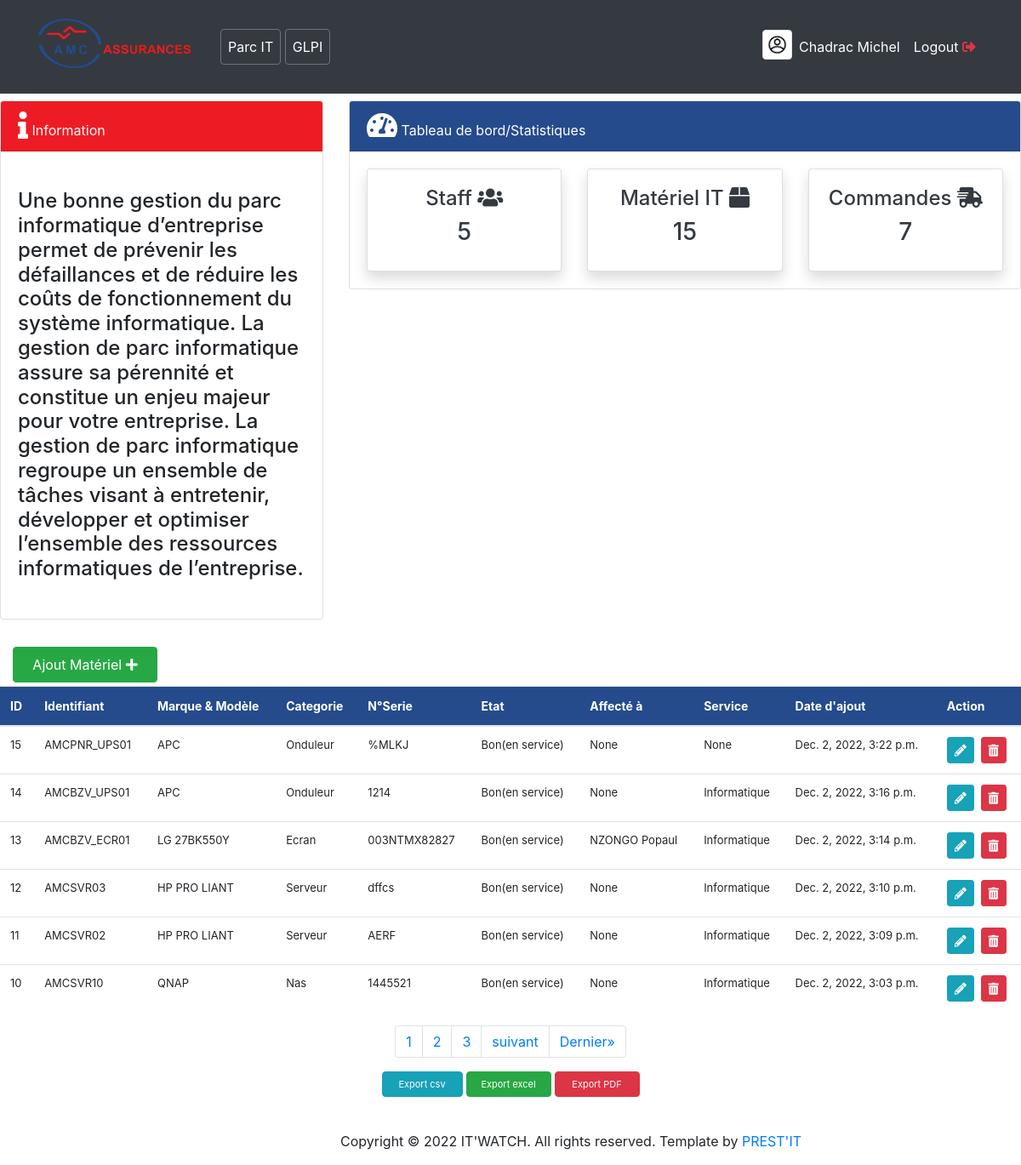
The app's page /product/ (signed in), older data.
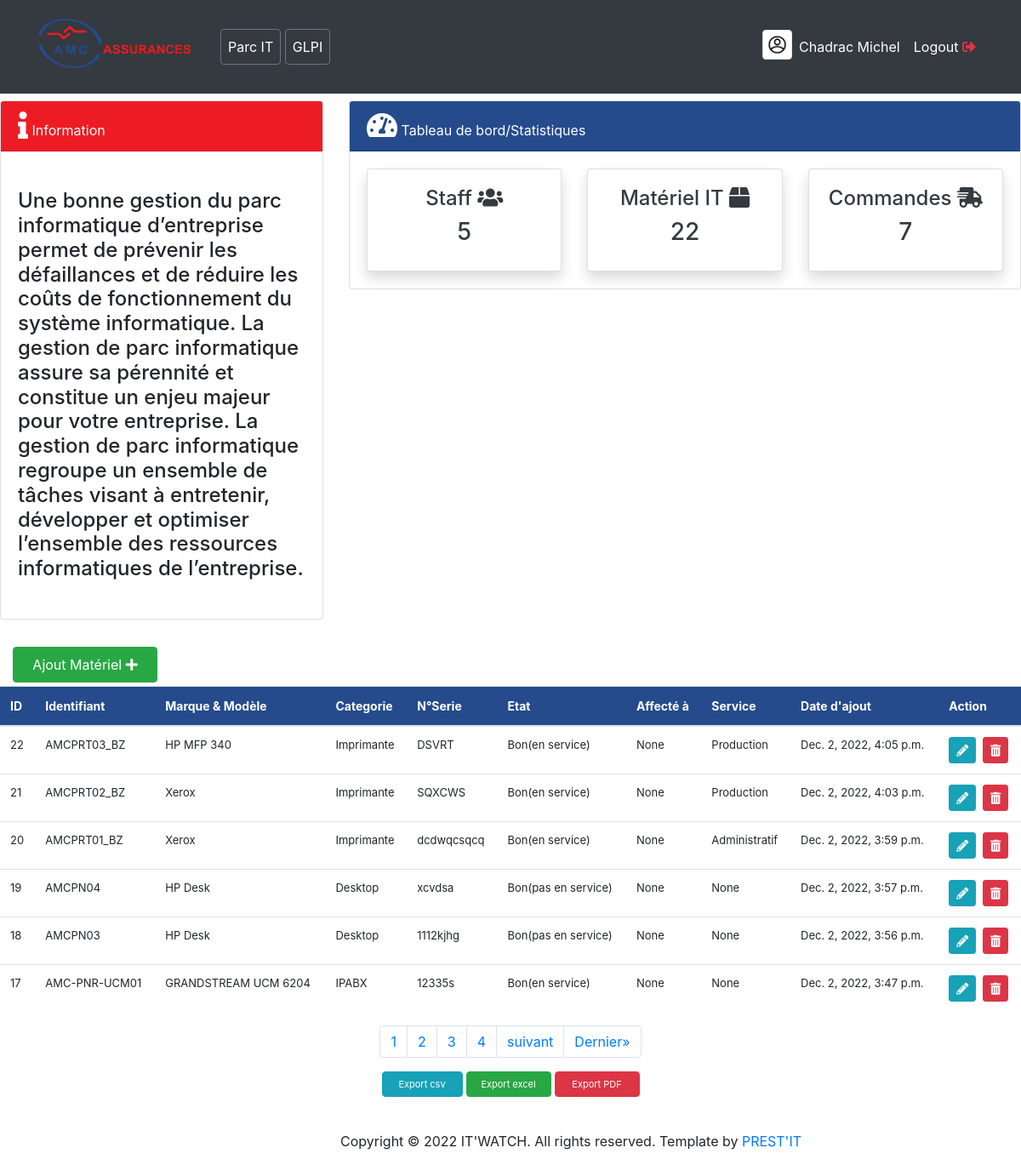
The same page, newer data.
### dashboard/models.py (models this page shows, shortened)
class Product(models.Model):
    identifiant = models.CharField(max_length=255, blank=True, unique=True, null=True)
    categorie = models.CharField(max_length=255, blank=True, null=True, choices=CATEGORY)
    etat = models.CharField(max_length=255, blank=True, null=True, choices=ETAT)
    departement = models.CharField(max_length=255, blank=True, null=True, choices=DEPARTEMENT)
    affecte_a = models.CharField(max_length=255, blank=True, null=True, choices=UTILISATEUR)
    date_achat = models.DateField(blank=True, null=True)
    prix_achat = models.DecimalField(max_digits=10, decimal_places=2, blank=True, null=True)
    marque_modele = models.CharField(max_length=255, null=True)
    noSerie = models.CharField(max_length=20, null=True, unique=True)
    date_affectation = models.DateField(blank=True, null=True)
    observation = models.TextField(max_length=250, blank=True, null=True)
    created_at = models.DateTimeField(auto_now_add=True)
    updated_at = models.DateTimeField(auto_now_add=True)
    objects = models.Manager()
    class Meta:
        verbose_name_plural = 'Liste du matériel' # On change le nom de cette table dans l'Admin Panel

### dashboard/views.py (the view)
# urls.py: path('product/', views.product, name='dashboard-product'),
@login_required()  # on met ce "decorators" pârtout où l'on veut que le user soit connecté avant d'y acceder
def product(request):
    pi = Product.objects.all().order_by('-updated_at')
    p = Paginator(pi, 6) #Pagination par 9, c-à-d chaque page affichera 9 élements #Usisng SQL
    page = request.GET.get('page')
    queryset = p.get_page(page)
    nums = "a" * queryset.paginator.num_pages #POUR AFFICHER LE NOMBRE EXACT DES PAGES et afiicher le nombres exact
    workers_count = User.objects.all().count()
    products_count = Product.objects.all().count()
    orders_count = Order.objects.all().count()
    if request.method == 'POST':
        form = ProductForm(request.POST or '')
        if form.is_valid():
            form.save()
            product_name = form.cleaned_data.get('identifiant')
            product_modele = form.cleaned_data.get('marque_modele')
            messages.success(request, f"{product_name}-{product_modele} a été ajouté avec succès")
            return redirect('dashboard-product')  # puis on redirige vers la page de la liste
    else:
        form = ProductForm()
    title = "Liste du matériel"
    context = {
        'title': title,
        'queryset': queryset,
        'nums': nums,
        'form' : form,
        'workers_count': workers_count,
        'products_count': products_count,
        'orders_count': orders_count,
    }
    return render(request, 'dashboard/product.html', context)

### dashboard/templates/dashboard/product.html (shortened to what this page needs)
{% extends 'partials/base.html' %}
{% load crispy_forms_tags %}
{% block content %}
{% include 'partials/topnav.html' %}
<div class="row my-4">
    <div class="col-md-12">
        <div class="col-md-2">
            <div class="mt-2 mb-1">
                <a class="nav-link text-white btn btn-success" data-toggle="modal" data-target="#addModal" href="">Ajout Matériel <i class="fas fa-plus"></i></a>
            </div>
        </div>
        <table class="table bg-white" >
            <thead class=" text-white" style="background-color: rgb(37, 75, 140);font-size:14px ;">
                <tr>
                    <th>ID</th>
                    <th>Identifiant</th>
                    <th>Marque & Modèle</th>
                    <th>Categorie</th>
                    <th>N°Serie</th>
                    <th>Etat</th>
                    <th>Affecté à</th>
                    <th>Service</th>
                    <th>Date d'ajout</th>
                    <th>Action</th>
                </tr>
            </thead>
            <tbody style="font-size:13px ;">
                {% for instance in queryset %}
                <tr>
                    <td>{{instance.id}}</td>
                    <td>{{instance.identifiant}}</td>
                    <td>{{instance.marque_modele}}</td>
                    <td>{{instance.categorie}}</td>
                    <td>{{instance.noSerie}}</td>
                    <td>{{instance.etat}}</td>
                    <td>{{instance.affecte_a}}</td>
                    <td>{{instance.departement}}</td>
                    <td>{{instance.created_at}}</td>
                    <td>
                        <a class="btn btn-info btn-sm"
                            href="{% url 'dashboard-updatedata' instance.id %}"> <i class="fas fa-pencil-alt" data-toggle="modal" data-target=""></i></a>
                        <a class="btn btn-danger btn-sm ml-1"
                            href="#"><i class="fas fa-trash-alt" data-toggle="modal" data-target="#deleteModal"></i></a>
                    </td>
                </tr>
                {% endfor %}
            </tbody>
        </table>
        <div class="clearfix">
                <nav aria-label="Page navigation example">
                    <ul class="pagination justify-content-center">
                        {% for i in nums %}
                        <li class="page-item"><a href="?page={{forloop.counter}}" class="page-link">{{forloop.counter}}</a></li>
                        {% endfor %}
                        {% if queryset.has_next %}
                            <li class="page-item"><a class="page-link" href="?page={{queryset.next_page_number}}">suivant</a></li>
                            <li class="page-item"><a class="page-link" href="?page={{queryset.paginator.num_pages}}"> Dernier&raquo;</a></li>
                        {% endif %}
                    </ul>
                    <ul class="pagination justify-content-center mt-3">
                        <li>
                            <a class=" btn btn-info mr-1"  style="width:95px; font-size:11px" href="{% url 'dashboard-product_csv' %}">Export csv</a>
                        </li>
                        <li>
                            <a class=" btn btn-success mr-1"  style="width:100px; font-size:11px" href="{% url 'dashboard-export_excel' %}">Export excel</a>
                        </li>
                        <li>
                            <a class=" btn btn-danger "  style="width:100px; font-size:11px" href="{% url 'dashboard-export_pdf' %}">Export PDF</a>
                        </li>
                    </ul>
                </nav>
        </div>
    </div>
</div>
{% endblock %}

Row changes from the older to the newer data that the page shows:
no longer on this page (row unchanged): Product: id "15", identifiant "AMCPNR_UPS01", marque_modele "APC", categorie "Onduleur", noSerie "%MLKJ", etat "Bon(en service)", affecte_a "None", departement "None", created_at "Dec. 2, 2022, 3:22 p.m."
no longer on this page (row unchanged): Product: id "14", identifiant "AMCBZV_UPS01", marque_modele "APC", categorie "Onduleur", noSerie "1214", etat "Bon(en service)", affecte_a "None", departement "Informatique", created_at "Dec. 2, 2022, 3:16 p.m."
no longer on this page (row unchanged): Product: id "13", identifiant "AMCBZV_ECR01", marque_modele "LG 27BK550Y", categorie "Ecran", noSerie "003NTMX82827", etat "Bon(en service)", affecte_a "NZONGO Popaul", departement "Informatique", created_at "Dec. 2, 2022, 3:14 p.m."
no longer on this page (row unchanged): Product: id "12", identifiant "AMCSVR03", marque_modele "HP PRO LIANT", categorie "Serveur", noSerie "dffcs", etat "Bon(en service)", affecte_a "None", departement "Informatique", created_at "Dec. 2, 2022, 3:10 p.m."
no longer on this page (row unchanged): Product: id "11", identifiant "AMCSVR02", marque_modele "HP PRO LIANT", categorie "Serveur", noSerie "AERF", etat "Bon(en service)", affecte_a "None", departement "Informatique", created_at "Dec. 2, 2022, 3:09 p.m."
no longer on this page (row unchanged): Product: id "10", identifiant "AMCSVR10", marque_modele "QNAP", categorie "Nas", noSerie "1445521", etat "Bon(en service)", affecte_a "None", departement "Informatique", created_at "Dec. 2, 2022, 3:03 p.m."
added Product: id "22", identifiant "AMCPRT03_BZ", marque_modele "HP MFP 340", categorie "Imprimante", noSerie "DSVRT", etat "Bon(en service)", affecte_a "None", departement "Production", created_at "Dec. 2, 2022, 4:05 p.m."
added Product: id "21", identifiant "AMCPRT02_BZ", marque_modele "Xerox", categorie "Imprimante", noSerie "SQXCWS", etat "Bon(en service)", affecte_a "None", departement "Production", created_at "Dec. 2, 2022, 4:03 p.m."
added Product: id "20", identifiant "AMCPRT01_BZ", marque_modele "Xerox", categorie "Imprimante", noSerie "dcdwqcsqcq", etat "Bon(en service)", affecte_a "None", departement "Administratif", created_at "Dec. 2, 2022, 3:59 p.m."
added Product: id "19", identifiant "AMCPN04", marque_modele "HP Desk", categorie "Desktop", noSerie "xcvdsa", etat "Bon(pas en service)", affecte_a "None", departement "None", created_at "Dec. 2, 2022, 3:57 p.m."
added Product: id "18", identifiant "AMCPN03", marque_modele "HP Desk", categorie "Desktop", noSerie "1112kjhg", etat "Bon(pas en service)", affecte_a "None", departement "None", created_at "Dec. 2, 2022, 3:56 p.m."
added Product: id "17", identifiant "AMC-PNR-UCM01", marque_modele "GRANDSTREAM UCM 6204", categorie "IPABX", noSerie "12335s", etat "Bon(en service)", affecte_a "None", departement "None", created_at "Dec. 2, 2022, 3:47 p.m."
Text that changed along with them:
{{ products_count }}: "15" → "22"
new list line: "4"
